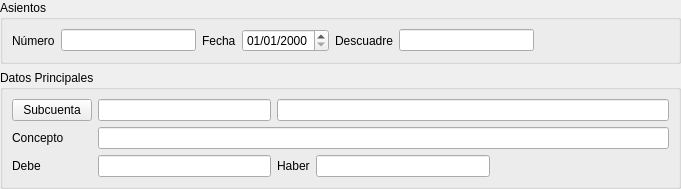
<?xml version="1.0" encoding="UTF-8"?>
<ui version="4.0">
 <class>Form</class>
 <widget class="QWidget" name="Form">
  <property name="geometry">
   <rect>
    <x>0</x>
    <y>0</y>
    <width>681</width>
    <height>179</height>
   </rect>
  </property>
  <property name="windowTitle">
   <string>Form</string>
  </property>
  <layout class="QVBoxLayout" name="verticalLayout_2">
   <property name="leftMargin">
    <number>0</number>
   </property>
   <property name="topMargin">
    <number>0</number>
   </property>
   <property name="rightMargin">
    <number>0</number>
   </property>
   <property name="bottomMargin">
    <number>0</number>
   </property>
   <item>
    <widget class="QGroupBox" name="groupBox">
     <property name="maximumSize">
      <size>
       <width>16777215</width>
       <height>75</height>
      </size>
     </property>
     <property name="title">
      <string>Asientos</string>
     </property>
     <layout class="QHBoxLayout" name="horizontalLayout">
      <item>
       <widget class="QLabel" name="label">
        <property name="text">
         <string>Número</string>
        </property>
        <property name="buddy">
         <cstring>db_numero</cstring>
        </property>
       </widget>
      </item>
      <item>
       <widget class="DBLineEdit" name="db_numero">
        <property name="minimumSize">
         <size>
          <width>50</width>
          <height>0</height>
         </size>
        </property>
        <property name="fieldName">
         <string>co_asientos.father.numero</string>
        </property>
       </widget>
      </item>
      <item>
       <widget class="QLabel" name="label_2">
        <property name="text">
         <string>Fecha</string>
        </property>
        <property name="buddy">
         <cstring>db_fecha</cstring>
        </property>
       </widget>
      </item>
      <item>
       <widget class="DBDateTimeEdit" name="db_fecha">
        <property name="displayFormat">
         <string>dd/MM/yyyy</string>
        </property>
        <property name="fieldName">
         <string>co_asientos.father.fecha</string>
        </property>
       </widget>
      </item>
      <item>
       <widget class="QLabel" name="lblDescuadre">
        <property name="text">
         <string>Descuadre</string>
        </property>
        <property name="buddy">
         <cstring>db_descuadre</cstring>
        </property>
       </widget>
      </item>
      <item>
       <widget class="DBLineEdit" name="db_descuadre">
        <property name="alignment">
         <set>Qt::AlignRight|Qt::AlignTrailing|Qt::AlignVCenter</set>
        </property>
        <property name="fieldName">
         <string notr="true">co_asientos.descuadre</string>
        </property>
       </widget>
      </item>
      <item>
       <spacer name="horizontalSpacer_2">
        <property name="orientation">
         <enum>Qt::Horizontal</enum>
        </property>
        <property name="sizeHint" stdset="0">
         <size>
          <width>40</width>
          <height>20</height>
         </size>
        </property>
       </spacer>
      </item>
     </layout>
    </widget>
   </item>
   <item>
    <widget class="QGroupBox" name="groupBox_2">
     <property name="maximumSize">
      <size>
       <width>16777215</width>
       <height>200</height>
      </size>
     </property>
     <property name="title">
      <string>Datos Principales</string>
     </property>
     <layout class="QGridLayout" name="gridLayout">
      <item row="2" column="1">
       <widget class="DBNumberEdit" name="db_debe">
        <property name="fieldName">
         <string>debe</string>
        </property>
        <property name="dataEditable">
         <bool>true</bool>
        </property>
       </widget>
      </item>
      <item row="2" column="2">
       <widget class="QLabel" name="label_6">
        <property name="text">
         <string>Haber</string>
        </property>
        <property name="buddy">
         <cstring>db_haber</cstring>
        </property>
       </widget>
      </item>
      <item row="2" column="3">
       <widget class="DBNumberEdit" name="db_haber">
        <property name="fieldName">
         <string>haber</string>
        </property>
        <property name="dataEditable">
         <bool>true</bool>
        </property>
       </widget>
      </item>
      <item row="2" column="4">
       <spacer name="horizontalSpacer">
        <property name="orientation">
         <enum>Qt::Horizontal</enum>
        </property>
        <property name="sizeHint" stdset="0">
         <size>
          <width>40</width>
          <height>20</height>
         </size>
        </property>
       </spacer>
      </item>
      <item row="0" column="1">
       <widget class="DBLineEdit" name="db_codsubcuenta">
        <property name="fieldName">
         <string>idsubcuenta</string>
        </property>
        <property name="dataEditable">
         <bool>true</bool>
        </property>
        <property name="autoComplete">
         <set>AlephERP::RestrictValueToItemFromList|AlephERP::ValuesFromRelation</set>
        </property>
        <property name="autoCompleteColumn">
         <string>codsubcuenta</string>
        </property>
        <property name="autoCompletePopupSize">
         <size>
          <width>300</width>
          <height>0</height>
         </size>
        </property>
        <property name="autoCompleteVisibleFields">
         <string>codsubcuenta,descripcion</string>
        </property>
        <property name="replacePointWithCharacter">
         <bool>true</bool>
        </property>
        <property name="automaticWidthBasedOnFieldMaxLength">
         <bool>true</bool>
        </property>
       </widget>
      </item>
      <item row="0" column="0">
       <widget class="DBChooseRecordButton" name="db_idsubcuenta">
        <property name="sizePolicy">
         <sizepolicy hsizetype="Preferred" vsizetype="Fixed">
          <horstretch>0</horstretch>
          <verstretch>0</verstretch>
         </sizepolicy>
        </property>
        <property name="text">
         <string>Subcuenta</string>
        </property>
        <property name="fieldName">
         <string>idsubcuenta</string>
        </property>
        <property name="dataEditable">
         <bool>true</bool>
        </property>
       </widget>
      </item>
      <item row="1" column="1" colspan="4">
       <widget class="DBLineEdit" name="db_concepto">
        <property name="fieldName">
         <string>concepto</string>
        </property>
        <property name="dataEditable">
         <bool>true</bool>
        </property>
        <property name="autoComplete">
         <set>AlephERP::ValuesFromTableWithNoRelation</set>
        </property>
        <property name="autoCompleteTableName">
         <string>co_conceptospar</string>
        </property>
        <property name="autoCompleteColumn">
         <string>concepto</string>
        </property>
        <property name="autoCompleteVisibleFields">
         <string>concepto</string>
        </property>
       </widget>
      </item>
      <item row="2" column="0">
       <widget class="QLabel" name="label_5">
        <property name="text">
         <string>Debe</string>
        </property>
        <property name="buddy">
         <cstring>db_debe</cstring>
        </property>
       </widget>
      </item>
      <item row="0" column="2" colspan="3">
       <widget class="DBLineEdit" name="db_descsubcuenta">
        <property name="fieldName">
         <string>co_subcuentas.descripcion</string>
        </property>
        <property name="autoComplete">
         <set>AlephERP::NoCompletition</set>
        </property>
       </widget>
      </item>
      <item row="1" column="0">
       <widget class="QLabel" name="label_9">
        <property name="text">
         <string>Concepto</string>
        </property>
        <property name="buddy">
         <cstring>db_concepto</cstring>
        </property>
       </widget>
      </item>
     </layout>
    </widget>
   </item>
  </layout>
 </widget>
 <customwidgets>
  <customwidget>
   <class>DBChooseRecordButton</class>
   <extends>QPushButton</extends>
   <header>widgets/dbchooserecordbutton.h</header>
  </customwidget>
  <customwidget>
   <class>DBDateTimeEdit</class>
   <extends>QDateTimeEdit</extends>
   <header>widgets/dbdatetimeedit.h</header>
  </customwidget>
  <customwidget>
   <class>DBLineEdit</class>
   <extends>QLineEdit</extends>
   <header>widgets/dblineedit.h</header>
  </customwidget>
  <customwidget>
   <class>DBNumberEdit</class>
   <extends>QLineEdit</extends>
   <header>widgets/dbnumberedit.h</header>
  </customwidget>
 </customwidgets>
 <tabstops>
  <tabstop>db_numero</tabstop>
  <tabstop>db_fecha</tabstop>
  <tabstop>db_descuadre</tabstop>
  <tabstop>db_idsubcuenta</tabstop>
  <tabstop>db_codsubcuenta</tabstop>
  <tabstop>db_descsubcuenta</tabstop>
  <tabstop>db_concepto</tabstop>
  <tabstop>db_debe</tabstop>
  <tabstop>db_haber</tabstop>
 </tabstops>
 <resources/>
 <connections/>
</ui>
